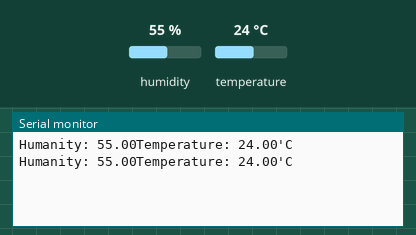
The sketch below on a simulated Arduino Uno, built with avr-gcc and run on an emulated ATmega328P. Shown: the last lines printed to the serial monitor. The inputs (shaded band) are chosen by the test bench; at power-on: humidity 55 %, temperature 24 °C.

Above: at 2.8 s.
2.9 s: humidity set to 22 %
At 4.4 s:
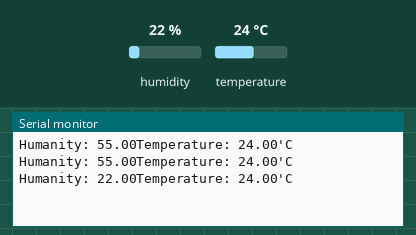
5.6 s: temperature set to 12 °C
At 6.8 s:
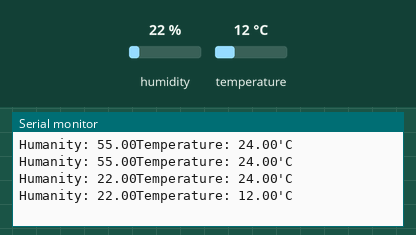
8.3 s: humidity set to 40 %
At 10.5 s:
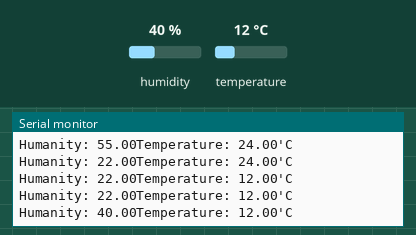
Timing chart, 0 to 12.0 s (numbered marks = the images above; inputs shaded):
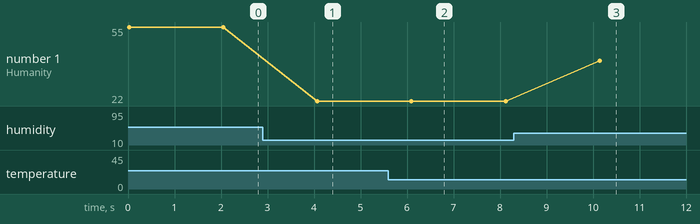

Measured:
- after the input at 2.9 s, the serial monitor: prints a new line after 1.2 s (image 1)
- after the input at 5.6 s, the serial monitor: prints a new line after 0.50 s (image 2)
- after the input at 8.3 s, the serial monitor: prints a new line after 1.8 s (image 3)
- plotted number 1: 55 → 22 after the input at 2.9 s, 22 → 40 after the input at 8.3 s

The sketch:

DHT11.ino
```cpp
#include "DHT.h"
#define DHT_PIN 2
DHT dht(DHT_PIN, DHT11);
void setup() {
  Serial.begin(9600);
  dht.begin();
}

void loop() {
  float h = dht.readHumidity();
  float t = dht.readTemperature();
  Serial.print("Humanity: ");
  Serial.print(h);
  Serial.print("Temperature: ");
  Serial.print(t);
  Serial.println("'C");
  delay(2000);
}
```
